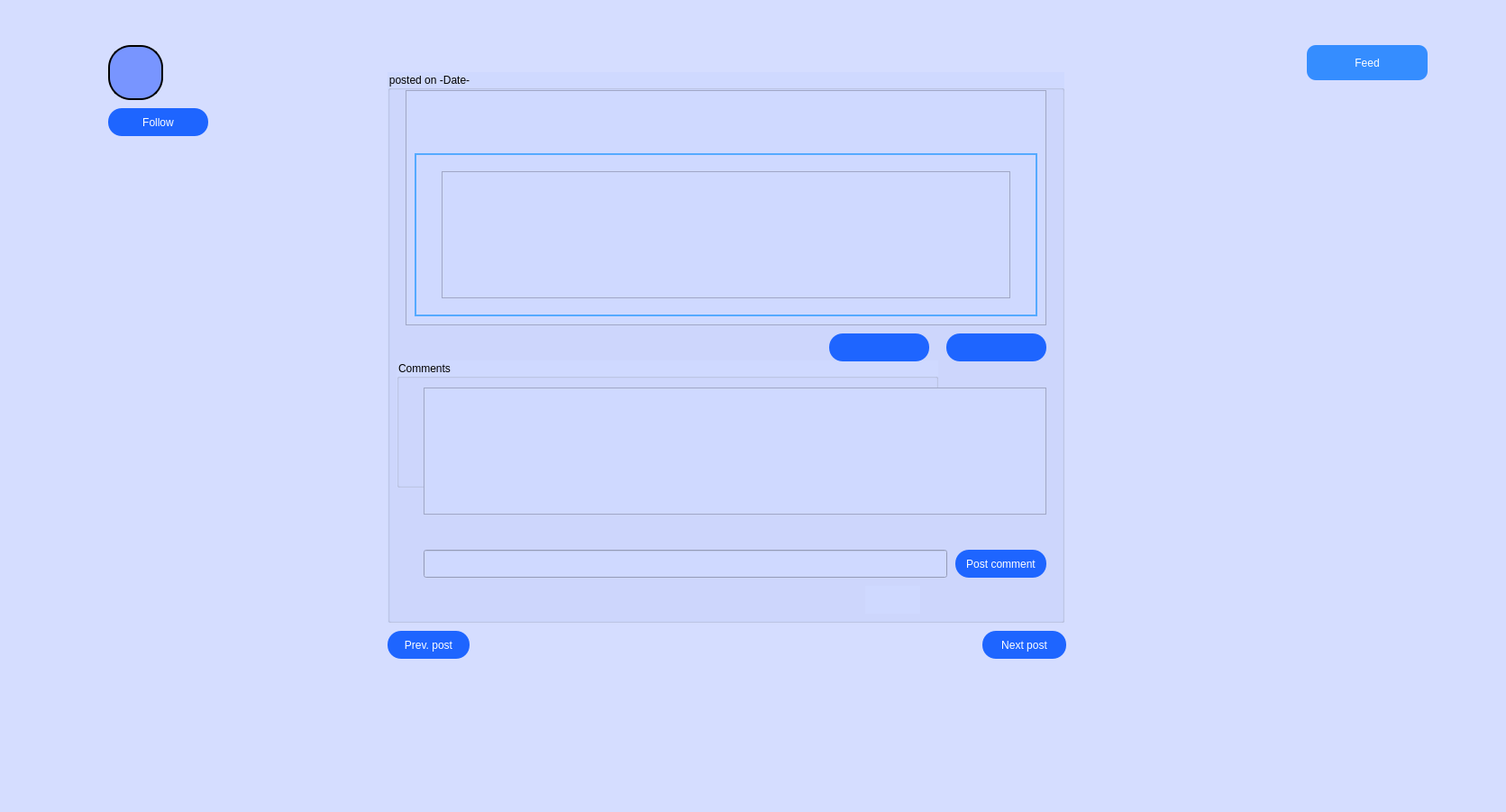
<?xml version="1.0" encoding="UTF-8"?>
<ui version="4.0">
 <class>Profile</class>
 <widget class="QWidget" name="Profile">
  <property name="geometry">
   <rect>
    <x>0</x>
    <y>0</y>
    <width>1671</width>
    <height>901</height>
   </rect>
  </property>
  <property name="windowTitle">
   <string>Profile</string>
  </property>
  <widget class="QPushButton" name="nextPostButton">
   <property name="geometry">
    <rect>
     <x>1090</x>
     <y>700</y>
     <width>93</width>
     <height>31</height>
    </rect>
   </property>
   <property name="cursor">
    <cursorShape>PointingHandCursor</cursorShape>
   </property>
   <property name="styleSheet">
    <string notr="true">QPushButton{

background-color:  rgb(30, 101, 255);
color:rgb(255, 255, 255);
border-radius: 15px;

}
QPushButton:hover{
background-color: rgb(1, 221, 255);
color:rgb(0, 0, 0);
}
QPushButton:pressed{
background-color:rgb(43, 107, 255)
}</string>
   </property>
   <property name="text">
    <string>Next post</string>
   </property>
  </widget>
  <widget class="QPushButton" name="previousPostButton">
   <property name="geometry">
    <rect>
     <x>430</x>
     <y>700</y>
     <width>91</width>
     <height>31</height>
    </rect>
   </property>
   <property name="cursor">
    <cursorShape>PointingHandCursor</cursorShape>
   </property>
   <property name="styleSheet">
    <string notr="true">QPushButton{

background-color:  rgb(30, 101, 255);
color:rgb(255, 255, 255);
border-radius: 15px;

}
QPushButton:hover{
background-color: rgb(1, 221, 255);
color:rgb(0, 0, 0);
}
QPushButton:pressed{
background-color:rgb(43, 107, 255)
}</string>
   </property>
   <property name="text">
    <string>Prev. post</string>
   </property>
  </widget>
  <widget class="QGroupBox" name="postArea">
   <property name="geometry">
    <rect>
     <x>430</x>
     <y>80</y>
     <width>751</width>
     <height>611</height>
    </rect>
   </property>
   <property name="styleSheet">
    <string notr="true">background-color:rgb(207, 217, 255);
</string>
   </property>
   <property name="title">
    <string>posted on -Date-</string>
   </property>
   <widget class="QGroupBox" name="commentsBox">
    <property name="geometry">
     <rect>
      <x>10</x>
      <y>320</y>
      <width>601</width>
      <height>141</height>
     </rect>
    </property>
    <property name="title">
     <string>Comments</string>
    </property>
   </widget>
   <widget class="QTextBrowser" name="postTextBrowser">
    <property name="geometry">
     <rect>
      <x>20</x>
      <y>20</y>
      <width>711</width>
      <height>261</height>
     </rect>
    </property>
   </widget>
   <widget class="QLineEdit" name="commentLine">
    <property name="geometry">
     <rect>
      <x>40</x>
      <y>530</y>
      <width>581</width>
      <height>31</height>
     </rect>
    </property>
    <property name="text">
     <string/>
    </property>
   </widget>
   <widget class="QPushButton" name="postCommentButton">
    <property name="geometry">
     <rect>
      <x>630</x>
      <y>530</y>
      <width>101</width>
      <height>31</height>
     </rect>
    </property>
    <property name="cursor">
     <cursorShape>PointingHandCursor</cursorShape>
    </property>
    <property name="styleSheet">
     <string notr="true">QPushButton{

background-color:  rgb(30, 101, 255);
color:rgb(255, 255, 255);
border-radius: 15px;

}
QPushButton:hover{
background-color: rgb(1, 221, 255);
color:rgb(0, 0, 0);
}
QPushButton:pressed{
background-color:rgb(43, 107, 255)
}</string>
    </property>
    <property name="text">
     <string>Post comment</string>
    </property>
   </widget>
   <widget class="QPushButton" name="likeButton">
    <property name="geometry">
     <rect>
      <x>490</x>
      <y>290</y>
      <width>111</width>
      <height>31</height>
     </rect>
    </property>
    <property name="cursor">
     <cursorShape>PointingHandCursor</cursorShape>
    </property>
    <property name="styleSheet">
     <string notr="true">QPushButton{

background-color:  rgb(30, 101, 255);
color:rgb(255, 255, 255);
border-radius: 15px;

}
QPushButton:hover{
background-color: rgb(1, 221, 255);
color:rgb(0, 0, 0);
}
QPushButton:pressed{
background-color:rgb(43, 107, 255)
}</string>
    </property>
    <property name="text">
     <string/>
    </property>
    <property name="icon">
     <iconset>
      <normaloff>Icons/2x/baseline_thumb_up_white_24dp.png</normaloff>Icons/2x/baseline_thumb_up_white_24dp.png</iconset>
    </property>
    <property name="iconSize">
     <size>
      <width>22</width>
      <height>22</height>
     </size>
    </property>
   </widget>
   <widget class="QPushButton" name="dislikeButton">
    <property name="geometry">
     <rect>
      <x>620</x>
      <y>290</y>
      <width>111</width>
      <height>31</height>
     </rect>
    </property>
    <property name="cursor">
     <cursorShape>PointingHandCursor</cursorShape>
    </property>
    <property name="styleSheet">
     <string notr="true">QPushButton{

background-color:  rgb(30, 101, 255);
color:rgb(255, 255, 255);
border-radius: 15px;

}
QPushButton:hover{
background-color: rgb(1, 221, 255);
color:rgb(0, 0, 0);
}
QPushButton:pressed{
background-color:rgb(43, 107, 255)
}</string>
    </property>
    <property name="text">
     <string/>
    </property>
    <property name="icon">
     <iconset>
      <normaloff>Icons/2x/baseline_thumb_down_alt_white_24dp.png</normaloff>Icons/2x/baseline_thumb_down_alt_white_24dp.png</iconset>
    </property>
    <property name="iconSize">
     <size>
      <width>22</width>
      <height>22</height>
     </size>
    </property>
   </widget>
   <widget class="QPushButton" name="referenceUsername">
    <property name="geometry">
     <rect>
      <x>30</x>
      <y>90</y>
      <width>691</width>
      <height>181</height>
     </rect>
    </property>
    <property name="cursor">
     <cursorShape>PointingHandCursor</cursorShape>
    </property>
    <property name="layoutDirection">
     <enum>Qt::LeftToRight</enum>
    </property>
    <property name="styleSheet">
     <string notr="true">  border: 2px solid rgb(85, 170, 255);</string>
    </property>
    <property name="text">
     <string/>
    </property>
    <property name="autoDefault">
     <bool>false</bool>
    </property>
    <property name="default">
     <bool>false</bool>
    </property>
    <property name="flat">
     <bool>true</bool>
    </property>
   </widget>
   <widget class="QTextBrowser" name="referenceTweetText">
    <property name="geometry">
     <rect>
      <x>60</x>
      <y>110</y>
      <width>631</width>
      <height>141</height>
     </rect>
    </property>
   </widget>
   <widget class="QLabel" name="char_counter">
    <property name="geometry">
     <rect>
      <x>530</x>
      <y>570</y>
      <width>61</width>
      <height>31</height>
     </rect>
    </property>
    <property name="text">
     <string/>
    </property>
   </widget>
   <widget class="QScrollArea" name="commentsScrollArea_2">
    <property name="geometry">
     <rect>
      <x>40</x>
      <y>350</y>
      <width>691</width>
      <height>141</height>
     </rect>
    </property>
    <property name="widgetResizable">
     <bool>true</bool>
    </property>
    <widget class="QWidget" name="commentContentScrollArea">
     <property name="geometry">
      <rect>
       <x>0</x>
       <y>0</y>
       <width>689</width>
       <height>139</height>
      </rect>
     </property>
    </widget>
   </widget>
  </widget>
  <widget class="QLabel" name="nameInitLabel">
   <property name="geometry">
    <rect>
     <x>120</x>
     <y>50</y>
     <width>61</width>
     <height>61</height>
    </rect>
   </property>
   <property name="styleSheet">
    <string notr="true">QLabel{
 border-style: outset;
 border-width: 2px;
 border-color: black;
border-radius:25px;
font: 20pt &quot;Lucida Calligraphy&quot;;
color:black;
background-color:rgb(120, 149, 255)
}
</string>
   </property>
   <property name="text">
    <string/>
   </property>
   <property name="alignment">
    <set>Qt::AlignCenter</set>
   </property>
  </widget>
  <widget class="QLabel" name="usernamePostLabel">
   <property name="geometry">
    <rect>
     <x>210</x>
     <y>60</y>
     <width>161</width>
     <height>31</height>
    </rect>
   </property>
   <property name="styleSheet">
    <string notr="true">font: 75 13pt &quot;MS Shell Dlg 2&quot;;</string>
   </property>
   <property name="text">
    <string/>
   </property>
  </widget>
  <widget class="QPushButton" name="followButton">
   <property name="geometry">
    <rect>
     <x>120</x>
     <y>120</y>
     <width>111</width>
     <height>31</height>
    </rect>
   </property>
   <property name="cursor">
    <cursorShape>PointingHandCursor</cursorShape>
   </property>
   <property name="styleSheet">
    <string notr="true">QPushButton{

background-color:  rgb(30, 101, 255);
color:rgb(255, 255, 255);
border-radius: 15px;

}
QPushButton:hover{
background-color: rgb(1, 221, 255);
color:rgb(0, 0, 0);
}
QPushButton:pressed{
background-color:rgb(43, 107, 255)
}</string>
   </property>
   <property name="text">
    <string>Follow</string>
   </property>
  </widget>
  <widget class="QLabel" name="background">
   <property name="geometry">
    <rect>
     <x>0</x>
     <y>0</y>
     <width>1671</width>
     <height>901</height>
    </rect>
   </property>
   <property name="styleSheet">
    <string notr="true">background-color:rgb(213, 221, 255)
</string>
   </property>
   <property name="text">
    <string/>
   </property>
  </widget>
  <widget class="QLabel" name="label_2">
   <property name="geometry">
    <rect>
     <x>470</x>
     <y>110</y>
     <width>630</width>
     <height>521</height>
    </rect>
   </property>
   <property name="styleSheet">
    <string notr="true">background-color:rgb(185, 200, 255)</string>
   </property>
   <property name="text">
    <string/>
   </property>
  </widget>
  <widget class="QPushButton" name="feedButton">
   <property name="geometry">
    <rect>
     <x>1450</x>
     <y>50</y>
     <width>134</width>
     <height>39</height>
    </rect>
   </property>
   <property name="sizePolicy">
    <sizepolicy hsizetype="Expanding" vsizetype="Expanding">
     <horstretch>0</horstretch>
     <verstretch>0</verstretch>
    </sizepolicy>
   </property>
   <property name="styleSheet">
    <string notr="true">QPushButton{
border-radius: 10px;
background-color:rgb(53, 141, 255);
color:rgb(255, 255, 255)
}
QPushButton:hover{
background-color:rgb(33, 81, 255)
}
QPushButton:pressed{
background-color:rgb(43, 107, 255)
}</string>
   </property>
   <property name="text">
    <string>Feed</string>
   </property>
   <property name="icon">
    <iconset>
     <normaloff>Icons/2x/baseline_home_black_24dp.png</normaloff>Icons/2x/baseline_home_black_24dp.png</iconset>
   </property>
   <property name="iconSize">
    <size>
     <width>30</width>
     <height>30</height>
    </size>
   </property>
  </widget>
  <zorder>background</zorder>
  <zorder>label_2</zorder>
  <zorder>nextPostButton</zorder>
  <zorder>previousPostButton</zorder>
  <zorder>nameInitLabel</zorder>
  <zorder>usernamePostLabel</zorder>
  <zorder>followButton</zorder>
  <zorder>postArea</zorder>
  <zorder>feedButton</zorder>
 </widget>
 <layoutdefault spacing="6" margin="11"/>
 <resources/>
 <connections/>
</ui>
